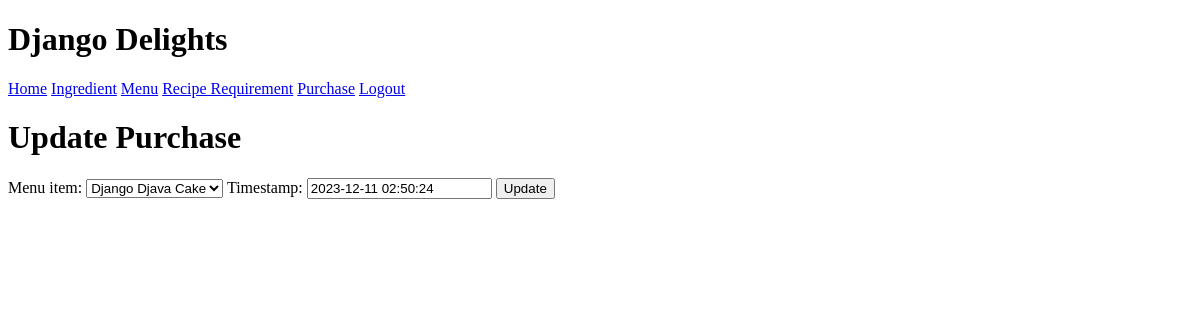
/inventory/purhcase/9/update (signed in), run on an earlier commit of the app's database.
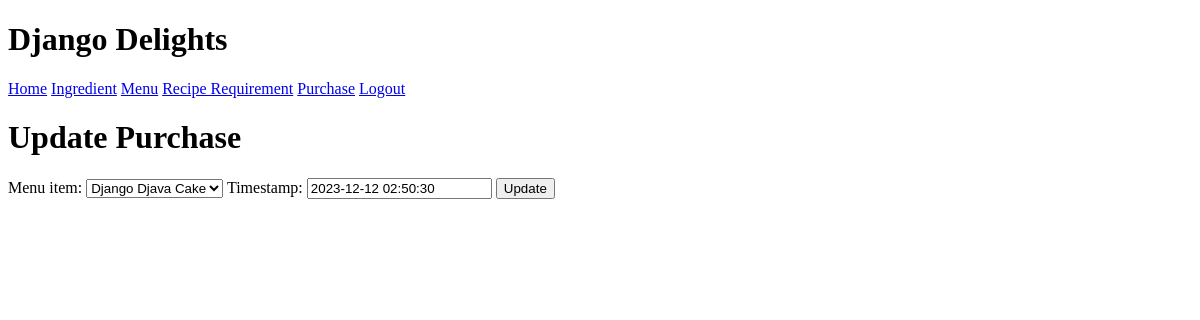
And on a later commit of the database.
### inventory/models.py (models this page shows, shortened)
class Purchase(models.Model):
  menu_item = models.ForeignKey(MenuItem, on_delete=models.CASCADE)
  timestamp = models.DateTimeField(default=datetime.now)

### inventory/views.py (the view)
# urls.py: path("purhcase/<pk>/update", views.UpdatePurchaseList.as_view(), name="update_purchase"),
class UpdatePurchaseList(LoginRequiredMixin, UpdateView):
    model = Purchase
    form_class = PurchaseForm
    template_name = "inventory/update_purchase.html"

### inventory/forms.py
class PurchaseForm(forms.ModelForm):
    class Meta:
        model = Purchase
        fields = "__all__"

### inventory/models.py (called while the page is built)
  def __str__(self):
    return self.title

### inventory/templates/inventory/update_purchase.html (shortened to what this page needs)
{% extends 'base.html' %}
{% block content %}
<h1>Update Purchase</h1>
<form method="post">
    <div>
        {{ form }}
        <input type="submit" value="Update" />
    </div>
</form>
{% endblock %}

What changed in the data, as far as the page shows it:
changed Purchase "Django Djava Cake": timestamp "2023-12-11 02:50:24" → "2023-12-12 02:50:30"
